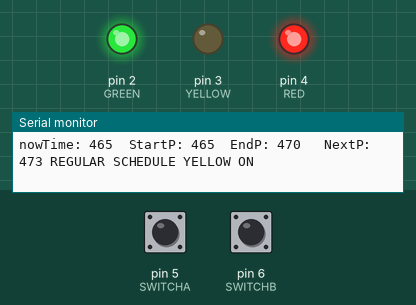
A sketch run on a simulated Arduino Uno, built with avr-gcc and run on an emulated ATmega328P. Parts: output pins drawn as LEDs (lit = HIGH), the last lines printed to the serial monitor. The test bench sets the inputs (shaded band); at power-on: pin 5 (SWITCHA) HIGH, pin 6 (SWITCHB) HIGH.

Above: at 0.6 s.
1.3 s: pin 5 (SWITCHA) pulled LOW for 0.15 s
At 1.8 s:
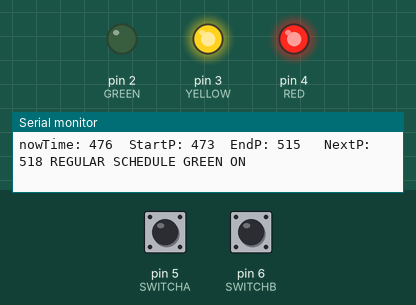
4.4 s: pin 6 (SWITCHB) pulled LOW for 0.15 s
At 6.37 s:
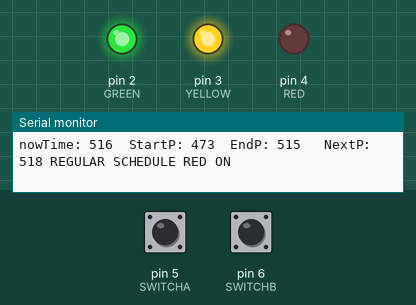
7.5 s: pin 5 (SWITCHA) pulled LOW for 1 s
11.5 s: pin 6 (SWITCHB) pulled LOW for 0.15 s
14.6 s: pin 6 (SWITCHB) pulled LOW for 1 s
17.6 s: pin 5 (SWITCHA) driven LOW and pin 6 (SWITCHB) driven LOW
Timing chart, 0 to 21.6 s (numbered marks = the images above; inputs shaded):
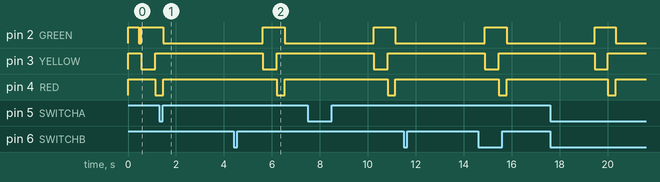

The sketch:

checkPeriodTest.ino
```cpp
#include "RTClib.h"
//#define PERIOD 2
//#define WARNING 3
//#define PASSING 4
#define GREEN 2
#define YELLOW 3
#define RED 4
#define LIGHT_ON  0
#define LIGHT_OFF 1
#define WARNING_TIME 5
#define SWITCHA 5
#define SWITCHB 6
//int schState = 0;
//int schIndex = 0;


int schStart = 16;
int schEnd = 29;
int schJump = 7; //how many periods there are in the day, how many times it jumps
int lunch = -1;

//int currentPeriod = 0;
int schIndex = 16;
int period = schIndex;
int nowTime = 460;

// Starting/end times of the period
int schReg[65][2] {

  //REGULAR TIME SCHEDULE:
  //Index (0 - 15)
  // Block 0 (ADVISORY)
  {7, 45},  //465
  {7, 49},  //469
  // Block 1 (PERIOD 1)
  {7, 52},  //472
  {8, 48},  //528
  // Block 2 (PERIOD 2)
  {8, 51},  //531
  {9, 47},  //587
  // Block 3 (PERIOD 3)
  {9, 50},  //590
  {10, 46}, //640
  // Block 4 (PERIOD 4)
  {10, 51}, //651
  {11, 47}, //707
  // Block 5 (LUNCH)
  {11, 50}, //710
  {12, 18}, //738
  // Block 6 (PERIOD 5)
  {12, 23}, //743
  {13, 19}, //799
  // Block 7 (PERIOD 6)
  {13, 22}, //802
  {14, 18}, //858


  //EARLY RELEASE SCHEDULE:

  //Index (16-29)
  // Block 0 (ADVISORY)
  {7, 45}, //465
  {7, 50}, //470
  // Block 1 (PERIOD 1)
  {7, 53}, //473
  {8, 35}, //515
  // Block 2 (PERIOD 2)
  {8, 38}, //518
  {9, 16}, //556
  // Block 3 (PERIOD 3)
  {9, 19}, //559
  {9, 57}, //597
  // Block 4 (PERIOD 4)
  {10, 00}, //600
  {10, 38}, //638
  // Block 5 (PERIOD 5)
  {10, 41}, //641
  {11, 19}, //679
  // Block 6 (PERIOD 6)
  {11, 22}, //682
  {12, 00}, //720


  //ADVISORY ACTIVITY SCHEDULE:

  //Index (30-47)
  // Block 0 (ADVISORY)
  {7, 45}, //465
  {7, 50}, //470
  // Block 1 (PERIOD 1)
  {7, 53}, //473
  {8, 41}, //521
  // Block 2 (PERIOD 2)
  {8, 44}, //524
  {9, 32}, //572
  // Block 3 (ADVISORY ACTIVITY)
  {9, 35}, //575
  {10, 19}, //619
  // Block 4 (PERIOD 3)
  {10, 22}, //622
  {11, 10}, //670
  // Block 5 (PERIOD 4)
  {11, 15}, //675
  {12, 03}, //723
  // Block 6 (LUNCH)
  {12, 06}, //726
  {12, 36}, //756
  // Block 7 (PERIOD 5)
  {12, 39}, //759
  {13, 27}, //807
  // Block 8 (PERIOD 6)
  {13, 30}, //810
  {14, 18}, //858


  //EXTENDED ADVISORY ACTIVITY:

  //Index (48-63)
  // Block 0 (ADVISORY)
  {7, 45}, //465
  {8, 15}, //495
  // Block 1 (PERIOD 1)
  {8, 18}, //498
  {9, 10}, //550
  // Block 2 (PERIOD 2)
  {9, 13}, //553
  {10, 5}, //605
  // Block 3 (PERIOD 3)
  {10, 8}, //608
  {11, 00}, //660
  // Block 4 (PERIOD 4)
  {11, 03}, //663
  {11, 55}, //715
  // Block 5 (LUNCH)
  {11, 58}, //718
  {12, 28}, //748
  // Block 6 (PERIOD 5)
  {12, 31}, //751
  {13, 23}, //803
  // Block 7 (PERIOD 6)
  {13, 26}, //806
  {14, 18}, //858

};


int convert_time(int hrs, int mns) {
  int conv_time;
  conv_time = hrs * 60;
  conv_time = conv_time + mns;
  return conv_time;
};

void setup() {
  //int conv_time;
  int i;
  Serial.begin(9600);

  pinMode(GREEN, OUTPUT);
  pinMode(YELLOW, OUTPUT);
  pinMode(RED, OUTPUT);
  pinMode(SWITCHA, INPUT_PULLUP);
  pinMode(SWITCHB, INPUT_PULLUP);
  /*
    if (! rtc.begin()) {
      Serial.println("Couldn't find RTC");
      Serial.flush();
      abort();
    }
  */
  //rtc.adjust(DateTime(F(__DATE__), F(__TIME__)));


  //DateTime now = rtc.now();
  //int hrs = now.hour();
  //int mins = now.minute();
  //int secs = now.second();
  //convert_time(hrs, mins);
  //int nowTime = conv_time;


  // Gets initial block
  for ( i = schStart; i < schJump; i += 2) {
    int startPeriod = convert_time(schReg[i][0], schReg[i][1]);
    int nextPeriod = convert_time(schReg[i + 2][0], schReg[i + 2][1]);

    if (nowTime >= startPeriod && nowTime <= nextPeriod) {
      break;
    }

  }

  int period = i;


}

void loop() {


  // Gets time values for current period
  int startPeriod = convert_time(schReg[period][0], schReg[period][1]); //green is on between startPeriod and endPeriod - 5
  int endPeriod = convert_time(schReg[period + 1][0], schReg[period + 1][1]); // yellow is on between endPeriod - 5 and endPeriod
  int nextPeriod = convert_time(schReg[period + 2][0], schReg[period + 2][1]);  //red is on between endPeriod and nextPeriod

  int switcha = digitalRead(SWITCHA);
  int switchb = digitalRead(SWITCHB);

  //Serial.print(convert_time(schReg[schEnd][0], schReg[schEnd][1]));
  Serial.print("nowTime: ");
  Serial.print(nowTime);
  Serial.print("  ");
  Serial.print("StartP: ");
  Serial.print(startPeriod);
  Serial.print("  ");
  Serial.print("EndP: ");
  Serial.print(endPeriod);
  Serial.print("  ");
  Serial.print(" NextP: ");
  Serial.print(nextPeriod);
  //Serial.print("  ");
  //Serial.print("Period ");
  //Serial.print(period / 2);
  //Serial.print("  ");
  //Serial.print("hrs:");
  //Serial.print(hrs);
  //Serial.print("  ");
  //Serial.print("mins:");
  //Serial.print(mins);
  //Serial.print("  ");
  //Serial.print("secs:");
  //Serial.print(secs);

  nowTime++;

  //Switch case to control the schedules
  //switch (SWITCHA && SWITCHB) {
  if  (switcha == HIGH && switchb == HIGH) {
    //Regular Schedule
    schStart = 0;
    schEnd = 15;
    schJump = 8;
    lunch = 10;
    Serial.print(" REGULAR SCHEDULE");
    //break;
  } else if (switcha == LOW && switchb == LOW) {
    //Early Release Schedule
    schStart = 16;
    schEnd = 29;
    schJump = 7;
    lunch = -1;
    Serial.print(" EARLY RELEASE");
    //break;
  } else if (switcha == HIGH && switchb == LOW) {
    //Advisory Activity Schedule
    schStart = 30;
    schEnd = 47;
    schJump = 9;
    lunch = 42;
    Serial.print(" ADVISORY ACTIVITY ");
    //break;
  } else if (switcha == LOW && switchb == HIGH) {
    //Extended Advisory Schedule
    schStart = 48;
    schEnd = 63;
    schJump = 8;
    lunch = 58;
    Serial.print(" EXTENDED ADVISORY");
    //break;
  }


  // Function to turn off the lights when theres no school
  //if (nowTime < convert_time(schReg[0][0], schReg[0][1]) || nowTime > convert_time(schReg[15][0], schReg[15][1])) {
  if (nowTime < convert_time(schReg[schStart][0], schReg[schStart][1]) || nowTime > convert_time(schReg[schEnd][0], schReg[schEnd][1])) {
    digitalWrite(GREEN, LIGHT_OFF);
    digitalWrite(YELLOW, LIGHT_OFF);
    digitalWrite(RED, LIGHT_OFF);
    Serial.println(" ALL OFF");
    period = schIndex;

    //Turn only red light on during lunch time
    //} else if ((nowTime >= convert_time(schReg[0 + 10][0], schReg[10][1])) && nowTime <= convert_time(schReg[11][0], schReg[11][1])) {
  } else if ((nowTime >= convert_time(schReg[lunch][0], schReg[lunch][1])) && nowTime <= convert_time(schReg[lunch + 1][0], schReg[lunch + 1][1])) {
    digitalWrite(GREEN, LIGHT_OFF);
    digitalWrite(YELLOW, LIGHT_OFF);
    digitalWrite(RED, LIGHT_ON);
    Serial.println(" LUNCH");

    // Class time
  } else if (nowTime <= endPeriod - WARNING_TIME) {
    digitalWrite(GREEN, LIGHT_ON);
    digitalWrite(YELLOW, LIGHT_OFF);
    digitalWrite(RED, LIGHT_OFF);
    Serial.println(" GREEN ON");

    // Five minutes before period ends
  } else if (nowTime <= endPeriod) {
    digitalWrite(YELLOW, LIGHT_ON);
    digitalWrite(GREEN, LIGHT_OFF);
    digitalWrite(RED, LIGHT_OFF);
    Serial.println(" YELLOW ON");

    // Passing time
  } else if (nowTime >= endPeriod && nowTime <= nextPeriod) {
    Serial.println(" RED ON");
    digitalWrite(RED, LIGHT_ON);
    digitalWrite(YELLOW, LIGHT_OFF);

    // Cycle the light testing and go to next period
  } else if (nowTime >= nextPeriod) {
    digitalWrite(RED, LIGHT_OFF);
    digitalWrite(GREEN, LIGHT_ON);
    Serial.println("!NEW PERIOD!");
    period += 2;
  }


  //reset counter timer
  if (nowTime > convert_time(schReg[schEnd][0], schReg[schEnd][1])) {
    nowTime = 400;
  }

  delay(100);

}
```
